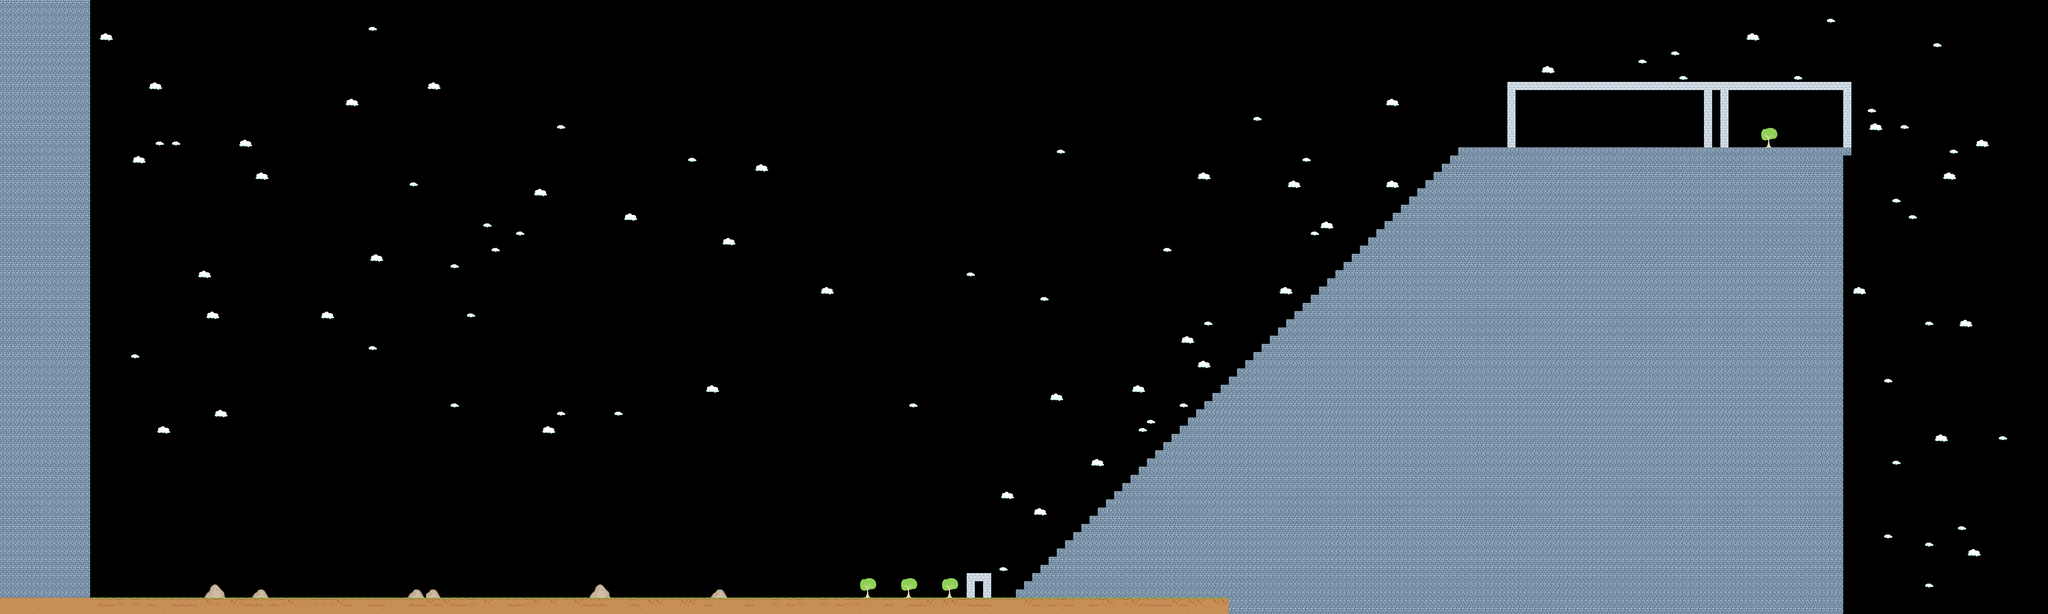

A level layout from a 2D game, rendered from its tile map. Below: a short description, then the map file with tile-grid data replaced by summaries:
An orthogonal 250x75 tile map with 32x32 px tiles, 2 tile layers (background, walls), 2 tilesets and 2 objects (2x level-up-checkpoint).

<map version="1.0" orientation="orthogonal" width="250" height="75" tilewidth="32" tileheight="32">
 <tileset firstgid="1" name="tile-set" tilewidth="32" tileheight="32">
  <image source="tileSet.png" trans="ff00ff" width="256" height="256" />
 </tileset>
 <tileset firstgid="65" name="tile-map" tilewidth="32" tileheight="32">
  <image source="tile-map.png" trans="ff00ff" width="512" height="352" />
 </tileset>
 <layer name="background" width="250" height="75">
  <data>[18750 cells, 257 non-empty, 19 distinct tile ids]</data>
 </layer>
 <layer name="walls" width="250" height="75">
  <data>[18750 cells, 5324 non-empty, 7 distinct tile ids]</data>
 </layer>
 <objectgroup name="checkpoints" width="250" height="75">
  <object name="1" type="level-up-checkpoint" x="736" y="2272" width="32" height="64" />
  <object name="2" type="level-up-checkpoint" x="320" y="2272" width="32" height="64" />
 </objectgroup>
</map>
